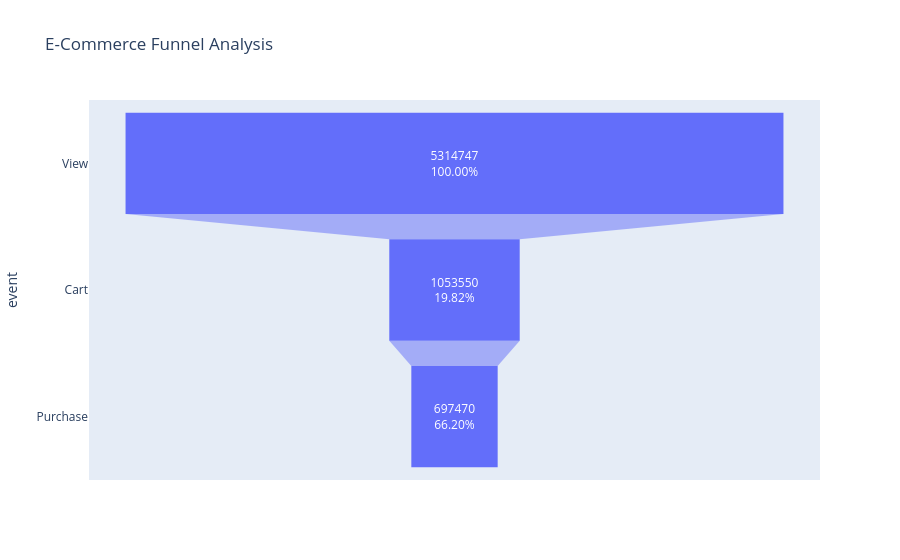

The notebook cell this image was saved under:
### Code cell
import plotly.express as px
funnel_data = dict(
    number = [unique_users_view, unique_users_cart, unique_users_purchase],
    event = ["View", "Cart", "Purchase"]
)
df_funnel = pd.DataFrame(funnel_data)
df_funnel["prct"] = [100, round(cart_conversion_rate, 2), round(purchase_conversion_rate, 2)]
fig = px.funnel(df_funnel, x = "number", y = "event", title="E-Commerce Funnel Analysis", text="prct")
fig.update_traces(textposition='inside',texttemplate="%{x:.0f\n}<br>%{text:.2f}"+'%')
fig.show()

### Figure 1 — Plotly figure (JSON) as saved in the notebook; plotly's stock layout.template omitted (floating-point values rounded to 4 significant figures)
{"data": [{"hovertemplate": "number=%{x}<br>event=%{y}<br>prct=%{text}<extra></extra>", "legendgroup": "", "marker": {"color": "#636efa"}, "name": "", "orientation": "h", "showlegend": false, "text": [100.0, 19.82, 66.2], "textposition": "inside", "texttemplate": "%{x:.0f\n}<br>%{text:.2f}%", "type": "funnel", "x": [5314747, 1053550, 697470], "xaxis": "x", "y": ["View", "Cart", "Purchase"], "yaxis": "y"}], "layout": {"legend": {"tracegroupgap": 0}, "title": {"text": "E-Commerce Funnel Analysis"}, "xaxis": {"anchor": "y", "domain": [0, 1], "title": {"text": "number"}}, "yaxis": {"anchor": "x", "domain": [0, 1], "title": {"text": "event"}}}}
